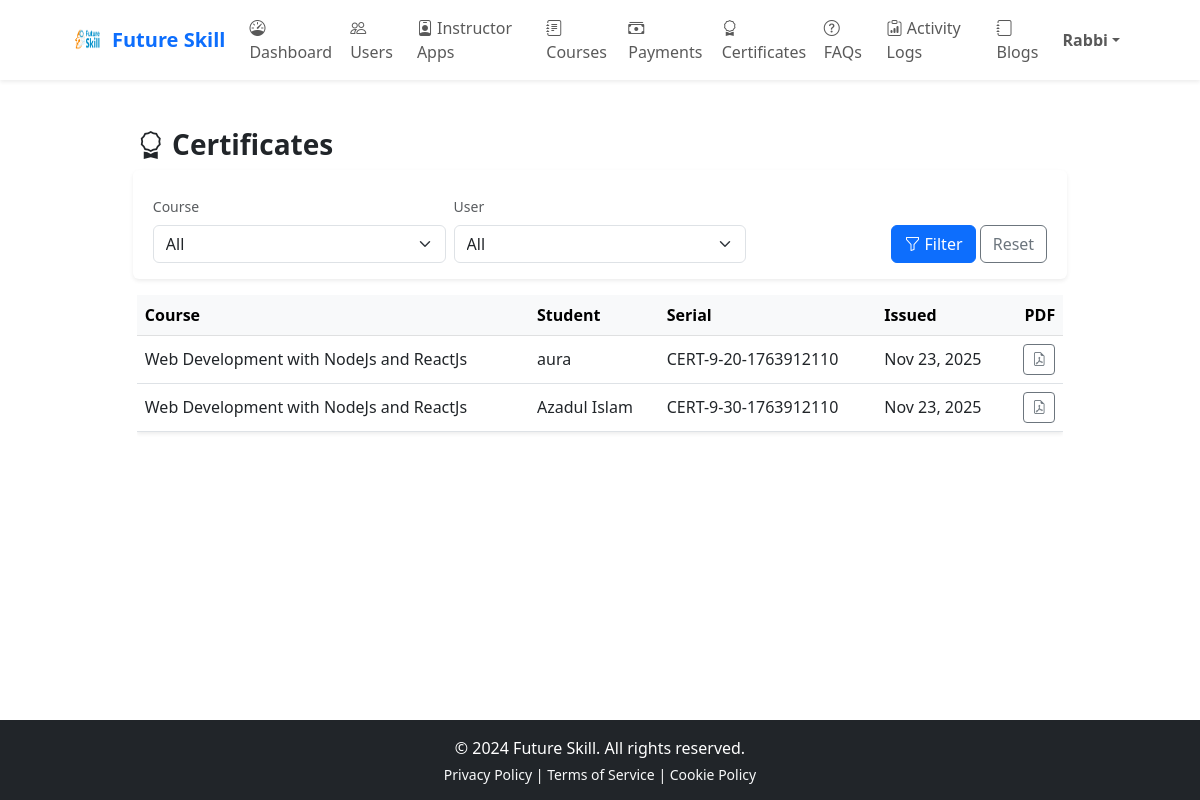
The app's page /admin-panel/certificates/ (signed in) with its own data.
### apps/accounts/models.py (models this page shows, shortened)
class User(AbstractUser):
    STUDENT = "student"
    INSTRUCTOR = "instructor"
    ADMIN = "admin"
    LEARNER = "learner"
    ROLE_CHOICES = (
        (STUDENT, "Student"),
        (INSTRUCTOR, "Instructor"),
        (ADMIN, "Admin"),
    )
    role = models.CharField(
        max_length=20,
        choices=ROLE_CHOICES,
        default=STUDENT,
    )
    avatar = models.ImageField(upload_to="avatars/", null=True, blank=True)
    is_approved = models.BooleanField(default=False)

### apps/certificates/models.py (models this page shows, shortened)
class Certificate(models.Model):
    STATUS_VALID = "valid"
    STATUS_REVOKED = "revoked"
    STATUS_CHOICES = [
        (STATUS_VALID, "Valid"),
        (STATUS_REVOKED, "Revoked"),
    ]
    user = models.ForeignKey(settings.AUTH_USER_MODEL, on_delete=models.CASCADE, related_name="certificates")
    course = models.ForeignKey(Course, on_delete=models.CASCADE, related_name="certificates")
    serial = models.CharField(max_length=120, unique=True)
    template_name = models.CharField(max_length=120, blank=True, help_text="Identifier of the certificate template.")
    issued_at = models.DateTimeField(auto_now_add=True)
    progress_snapshot = models.DecimalField(max_digits=5, decimal_places=2, default=100.0)
    status = models.CharField(max_length=20, choices=STATUS_CHOICES, default=STATUS_VALID)
    download_url = models.CharField(max_length=255, blank=True, help_text="Cached PDF path or URL for download.")
    meta = models.JSONField(blank=True, null=True, help_text="Additional data (dict) for customization.")
    issued_by = models.ForeignKey(
        settings.AUTH_USER_MODEL,
        null=True,
        blank=True,
        on_delete=models.SET_NULL,
        related_name="issued_certificates",
    )
    class Meta:
        unique_together = ("user", "course")
        ordering = ["-issued_at"]
        indexes = [
            models.Index(fields=["serial"]),
        ]

### apps/courses/models.py (models this page shows, shortened)
class Course(models.Model):
    STATUS_DRAFT = "draft"
    STATUS_PENDING = "pending"
    STATUS_APPROVED = "approved"
    STATUS_REJECTED = "rejected"
    STATUS_PUBLISHED = "published"
    STATUS_ARCHIVED = "archived"
    STATUS_CHOICES = [
        (STATUS_DRAFT, "Draft"),
        (STATUS_PENDING, "Pending Approval"),
        (STATUS_APPROVED, "Approved"),
        (STATUS_REJECTED, "Rejected"),
        (STATUS_PUBLISHED, "Published"),
        (STATUS_ARCHIVED, "Archived"),
    ]
    LEVEL_BEGINNER = "beginner"
    LEVEL_INTERMEDIATE = "intermediate"
    LEVEL_ADVANCED = "advanced"
    LEVEL_CHOICES = [
        (LEVEL_BEGINNER, "Beginner"),
        (LEVEL_INTERMEDIATE, "Intermediate"),
        (LEVEL_ADVANCED, "Advanced"),
    ]
    title = models.CharField(max_length=255)
    slug = models.SlugField(unique=True, blank=True)
    short_description = models.CharField(max_length=300, blank=True)
    description = models.TextField(blank=True)  # full description
    language = models.CharField(max_length=50, default="en")
    level = models.CharField(max_length=20, choices=LEVEL_CHOICES, default=LEVEL_BEGINNER)
    instructor = models.ForeignKey(
        settings.AUTH_USER_MODEL, on_delete=models.CASCADE, related_name='courses'
    )
    category = models.ForeignKey(Category, on_delete=models.SET_NULL, null=True, blank=True)
    price = models.DecimalField(max_digits=10, decimal_places=2, default=0)
    discount_price = models.DecimalField(max_digits=10, decimal_places=2, null=True, blank=True)
    status = models.CharField(max_length=20, choices=STATUS_CHOICES, default=STATUS_DRAFT)
    status_note = models.TextField(blank=True, help_text="Optional notes for approval/rejection.")
    approved_at = models.DateTimeField(null=True, blank=True)
    approved_by = models.ForeignKey(
        settings.AUTH_USER_MODEL,
        on_delete=models.SET_NULL,
        null=True,
        blank=True,
        related_name="approved_courses",
    )
    published_at = models.DateTimeField(null=True, blank=True)
    thumbnail = models.ImageField(upload_to="course_thumbnails/", blank=True, null=True)
    created_at = models.DateTimeField(auto_now_add=True)
    updated_at = models.DateTimeField(auto_now=True)

### apps/admin_tools/views.py (the view)
# urls.py: path("certificates/", views.certificate_list, name="certificate_list"),
@admin_required
def certificate_list(request):
    course_id = request.GET.get("course", "").strip()
    user_id = request.GET.get("user", "").strip()
    qs = Certificate.objects.select_related("course", "user").order_by("-issued_at")
    if course_id:
        qs = qs.filter(course_id=course_id)
    if user_id:
        qs = qs.filter(user_id=user_id)
    paginator = Paginator(qs, 25)
    page_obj = paginator.get_page(request.GET.get("page"))
    courses = Course.objects.only("id", "title")
    users = User.objects.filter(certificates__isnull=False).distinct()
    return render(
        request,
        "admin_tools/certificate_list.html",
        {
            "certificates": page_obj,
            "page_obj": page_obj,
            "courses": courses,
            "users": users,
            "course_id": course_id,
            "user_id": user_id,
        },
    )

### apps/admin_tools/views.py (called while the page is built)
def is_admin(user):
    return user.is_authenticated and user.role == "admin"

### apps/core/context_processors.py (called while the page is built, shortened)
def user_role_context(request):
    user = getattr(request, "user", None)
    role = getattr(user, "role", None)
    is_student = role in ("student", "learner")
    is_instructor = role == "instructor"
    is_admin = role == "admin" or getattr(user, "is_staff", False)
    return {
        "user_role": role,
        "is_student_user": is_student,
        "is_instructor_user": is_instructor,
        "is_admin_user": is_admin,
    }

### templates/admin_tools/certificate_list.html (shortened to what this page needs)
{% extends "base.html" %}
{% load static %}
{% block content %}
<div class="container mt-4 mb-5">
  <div class="d-flex justify-content-between align-items-center mb-3 flex-wrap gap-2">
    <h3 class="fw-bold mb-0"><i class="bi bi-award"></i> Certificates</h3>
  </div>
  <form method="get" class="row g-2 align-items-end bg-white p-3 rounded shadow-sm mb-3">
    <div class="col-md-4">
      <label class="form-label small text-muted">Course</label>
      <select name="course" class="form-select">
        <option value="">All</option>
      </select>
    </div>
    <div class="col-md-4">
      <label class="form-label small text-muted">User</label>
      <select name="user" class="form-select">
        <option value="">All</option>
      </select>
    </div>
    <div class="col-md-4 text-end">
      <button class="btn btn-primary"><i class="bi bi-funnel"></i> Filter</button>
      <a href="{% url 'admin_tools:certificate_list' %}" class="btn btn-outline-secondary">Reset</a>
    </div>
  </form>
  {% if certificates %}
  <div class="table-responsive">
    <table class="table table-hover align-middle shadow-sm">
      <thead class="table-light">
        <tr>
          <th>Course</th>
          <th>Student</th>
          <th>Serial</th>
          <th>Issued</th>
          <th class="text-end">PDF</th>
        </tr>
      </thead>
      <tbody>
        {% for cert in certificates %}
        <tr>
          <td>{{ cert.course.title }}</td>
          <td>{{ cert.user.get_full_name|default:cert.user.username }}</td>
          <td>{{ cert.serial }}</td>
          <td>{{ cert.issued_at|date:"M d, Y" }}</td>
          <td class="text-end">
            <a href="{% url 'certificates:pdf' cert.id %}" class="btn btn-sm btn-outline-secondary" target="_blank" rel="noopener">
              <i class="bi bi-file-earmark-pdf"></i>
            </a>
          </td>
        </tr>
        {% endfor %}
      </tbody>
    </table>
  </div>
  {% else %}
    <div class="alert alert-info">No certificates found.</div>
  {% endif %}
</div>
{% endblock %}

### templates/partials/header_admin.html (shortened to what this page needs)
{% load static %}
<nav class="navbar navbar-expand-lg navbar-light bg-white shadow-sm sticky-top">
  <div class="container">
    <a class="navbar-brand d-flex align-items-center fw-bold" href="{% url 'admin_tools:dashboard' %}">
      <img src="{% static 'images/logo.png' %}" width="32" height="32" class="me-2" alt="Future Skill">
      <span class="text-primary">Future Skill</span>
    </a>
    <div class="collapse navbar-collapse" id="adminTopNav">
      <ul class="navbar-nav me-auto">
        <li class="nav-item"><a class="nav-link" href="{% url 'admin_tools:dashboard' %}"><i class="bi bi-speedometer"></i> Dashboard</a></li>
        <li class="nav-item"><a class="nav-link" href="{% url 'admin_tools:user_management_list' %}"><i class="bi bi-people"></i> Users</a></li>
        <li class="nav-item"><a class="nav-link" href="{% url 'admin_tools:instructor_applications' %}"><i class="bi bi-person-badge"></i> Instructor Apps</a></li>
        <li class="nav-item"><a class="nav-link" href="{% url 'admin_tools:admin_course_list' %}"><i class="bi bi-journal-text"></i> Courses</a></li>
        <li class="nav-item"><a class="nav-link" href="{% url 'payments:admin_payments' %}"><i class="bi bi-cash-stack"></i> Payments</a></li>
        <li class="nav-item"><a class="nav-link" href="{% url 'admin_tools:certificate_list' %}"><i class="bi bi-award"></i> Certificates</a></li>
        <li class="nav-item"><a class="nav-link" href="{% url 'admin_tools:faq_manage' %}"><i class="bi bi-question-circle"></i> FAQs</a></li>
        <li class="nav-item"><a class="nav-link" href="{% url 'admin_tools:admin_logs' %}"><i class="bi bi-clipboard-data"></i> Activity Logs</a></li>
        <li class="nav-item"><a class="nav-link" href="{% url 'admin_tools:blog_admin_list' %}"><i class="bi bi-journal"></i> Blogs</a></li>
      </ul>
      <ul class="navbar-nav ms-auto align-items-center">
        <li class="nav-item dropdown">
          <a class="nav-link dropdown-toggle fw-semibold" href="#" data-bs-toggle="dropdown">{{ request.user.get_full_name|default:request.user.username }}</a>
        </li>
      </ul>
    </div>
  </div>
</nav>

### templates/base.html (style rules this page uses)
.container, .container-fluid { max-width: 90% !important; margin-left: auto; margin-right: auto; }

### records on screen
User: user.get_full_name "Rabbi"
Certificate: course "Web Development with NodeJs and ReactJs", user.get_full_name "aura", serial "CERT-9-20-1763912110", issued_at "Nov 23, 2025"
Certificate: course "Web Development with NodeJs and ReactJs", user.get_full_name "Azadul Islam", serial "CERT-9-30-1763912110", issued_at "Nov 23, 2025"

### other values on screen
{{ now.year|default:"2024" }} "2024"
